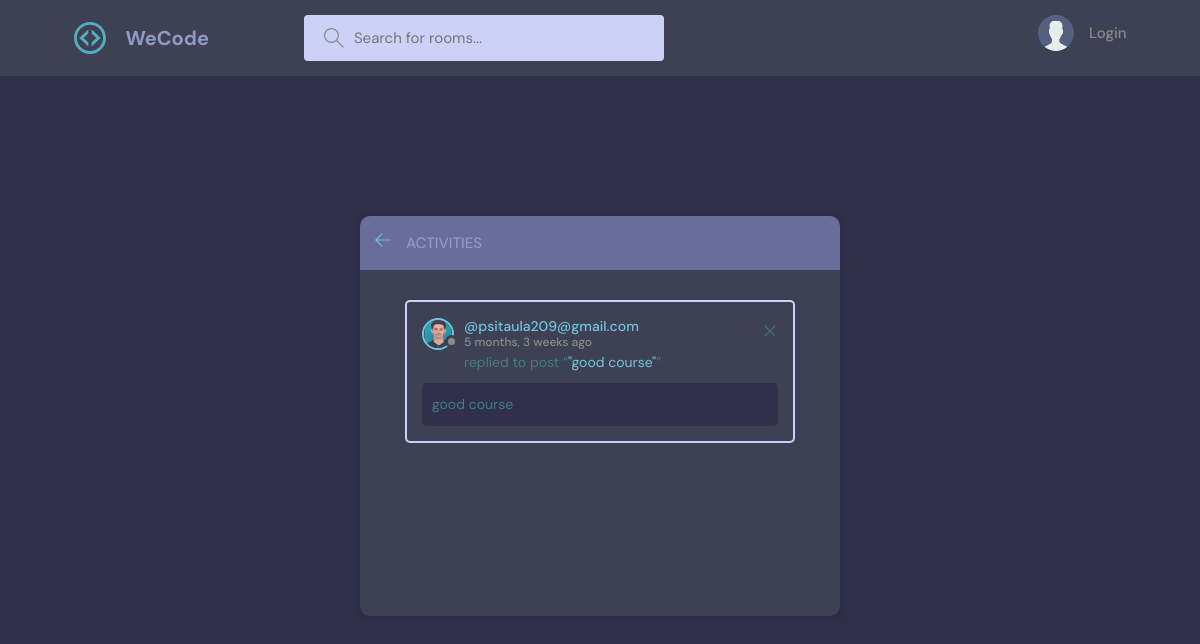
The page /activity/ on the database its author committed.
### base/models.py (models this page shows)
class Message(models.Model):
    user = models.ForeignKey(User, on_delete=models.CASCADE)
    room = models.ForeignKey(Room, on_delete=models.CASCADE)
    body = models.TextField()
    updated = models.DateTimeField(auto_now=True)
    created = models.DateTimeField(auto_now_add=True)
    class Meta:
        ordering = ['-updated', '-created']
    def __str__(self):
        return self.body[0:50]

class User(AbstractUser):
    name = models.CharField(max_length=200, null=True)
    email = models.EmailField(unique=True, null=True)
    bio = models.TextField(null=True)
    avatar = models.ImageField(null=True, default="avatar.svg")
    USERNAME_FIELD = 'email'
    REQUIRED_FIELDS = []

### base/views.py (the view)
# urls.py: path('activity/', views.ActivityPage, name="activity"),
def ActivityPage(request):
    room_messages = Message.objects.all()
    return render(request, 'base/activity.html', {'room_messages':room_messages})

### base/templates/base/activity.html
{% extends 'main.html' %}
{% block content %}
<main class="layout">
  <div class="container">
    <div class="layout__box">
      <div class="layout__boxHeader">
        <div class="layout__boxTitle">
          <a href="{% url 'home' %}">
            <svg version="1.1" xmlns="http://www.w3.org/2000/svg" width="32" height="32" viewBox="0 0 32 32">
              <title>arrow-left</title>
              <path
                d="M13.723 2.286l-13.723 13.714 13.719 13.714 1.616-1.611-10.96-10.96h27.625v-2.286h-27.625l10.965-10.965-1.616-1.607z"
              ></path>
            </svg>
          </a>
          <h3>Activities</h3>
        </div>
      </div>
      {% for messages in room_messages %}
      <div class="activities-page layout__body">
        <div class="activities__box">
          <div class="activities__boxHeader roomListRoom__header">
            <a href="{% url 'UserProfile' user.id%}" class="roomListRoom__author">
              <div class="avatar avatar--small">
                <img src="{{messages.user.avatar.url}}" />
              </div>
              <p>
                @{{messages.user}}
                <span>{{messages.created| timesince}} ago</span>
              </p>
            </a>
            <div class="roomListRoom__actions">
              <a href="{% url 'delete-Message' messages.id %}">
                <svg version="1.1" xmlns="http://www.w3.org/2000/svg" width="32" height="32" viewBox="0 0 32 32">
                  <title>remove</title>
                  <path
                    d="M27.314 6.019l-1.333-1.333-9.98 9.981-9.981-9.981-1.333 1.333 9.981 9.981-9.981 9.98 1.333 1.333 9.981-9.98 9.98 9.98 1.333-1.333-9.98-9.98 9.98-9.981z"
                  ></path>
                </svg>
              </a>
            </div>
          </div>
          <div class="activities__boxContent">
            <p>replied to post “<a href="{% url 'room' messages.room.id %}">"{{messages}}"</a>”</p>
            <div class="activities__boxRoomContent">
              {{messages.body}}
            </div>
          </div>
        </div>
      </div>
      {% endfor %}
    </div>
  </div>
</main>
{% endblock content %}

### static/styles/style.css (style rules this page uses)
:root { --color-main: #71c6dd; --color-main-light: #e1f6fb; --color-dark: #3e4054; --color-dark-medium: #cdd1f7; --color-dark-light: #696d97; --color-light: #919ac5; --color-gray: #8b8b8b; --color-light-gray: #407f7f; --color-bg: #30304b; --color-success: #5dd693; --color-error: #b63f14; }
* { font-family: "DM Sans", -apple-system, BlinkMacSystemFont, "Segoe UI", Roboto, Oxygen, Ubuntu, Cantarell, "Open Sans", "Helvetica Neue", sans-serif; margin: 0; padding: 0; box-sizing: border-box; text-rendering: optimizeLegibility; font-size: inherit; }
html { font-size: 56.25%; }
@media only screen and (min-width: 1200px) { html { font-size: 62.5%; } }
body { line-height: 1.6; font-weight: 400; font-size: 1.5rem; color: var(--color-light-gray); background-color: var(--color-bg); min-height: 100vh; }
img { width: 100%; }
a { display: inline-block; color: var(--color-main); text-decoration: none; }
.container { max-width: 120rem; width: 90%; margin: auto; }
.avatar { position: relative; display: inline-block; border-radius: 50%; border: 2px solid var(--color-main); }
.avatar img { display: block; border-radius: 50%; object-fit: cover; object-position: center; }
.avatar::after { content: ""; display: block; position: absolute; background-color: var(--color-gray); z-index: 111; border-radius: 50%; border: 0.3rem solid var(--color-dark); }
.avatar.avatar--small img { width: 2.8rem; height: 2.8rem; }
.avatar.avatar--small:after { width: 0.7rem; height: 0.7rem; bottom: 0px; right: -6px; }
.layout { margin-top: 2.4rem; }
.layout > .container { display: flex; justify-content: space-between; align-items: flex-start; }
.layout__box { width: 90%; max-width: 48rem; min-height: 40rem; position: absolute; top: 50%; left: 50%; transform: translate(-50%, -46%); background-color: var(--color-dark); border-radius: 1rem; box-shadow: 1px 1px 6px 3px rgba(0, 0, 0, 0.1); overflow: hidden; }
.layout__boxHeader { display: flex; padding: 1.5rem; background-color: var(--color-dark-light); }
.layout__boxTitle { display: flex; gap: 1.5rem; align-items: center; }
.layout__boxTitle h3 { text-transform: uppercase; font-weight: 500; color: var(--color-light); }
.layout__boxTitle svg { width: 1.6rem; height: 1.6rem; fill: var(--color-main); }
.layout__body { margin: 3rem; }
.roomListRoom__header { display: flex; justify-content: space-between; align-items: center; }
.roomListRoom__author { font-weight: 500; display: flex; align-items: center; gap: 1rem; }
.roomListRoom__actions { display: flex; align-items: flex-start; gap: 1rem; position: relative; }
.roomListRoom__actions svg { fill: var(--color-main); width: 1.6rem; height: 1.6rem; }
.activities__box { margin: 1.5rem; padding: 1.5rem; border: 2px solid var(--color-dark-medium); border-radius: 5px; }
.activities__boxHeader p { font-size: 1.4rem; line-height: 1.3; }
.activities__boxHeader p span { color: var(--color-gray); font-size: 1.2rem; display: block; }
.activities__boxContent { margin-left: 4.2rem; }
.activities__boxContent { font-size: 1.4rem; }
.activities__boxRoomContent { background: var(--color-bg); padding: 1rem; border-radius: 5px; margin-top: 1rem; margin-left: -4.2rem; }
.roomListRoom__actions svg { fill: var(--color-light-gray); }

### rows shown on the page
Message: user.avatar (picture), user "psitaula209@gmail.com", created "5 months, 3 weeks", body "good course"
